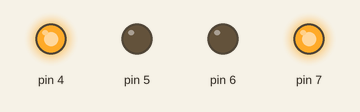
Bench run of a sketch on a simulated Arduino Uno, built with avr-gcc and run on an emulated ATmega328P. On the bench: output pins drawn as LEDs (lit = HIGH).

Above: at 0.1 s.
Timing chart, 0 to 1.6 s (numbered marks = the images above):
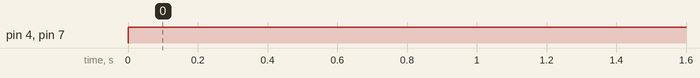

The sketch:

Move_Right_function.ino
```cpp
void setup() {

pinMode(5,OUTPUT);
pinMode(6,OUTPUT);
pinMode(7,OUTPUT);
pinMode(4,OUTPUT);
}

void loop() {

  digitalWrite(4,HIGH);
  digitalWrite(5,LOW);
    digitalWrite(7,HIGH);
      digitalWrite(6,LOW);
  // put your main code here, to run repeatedly:

}
```

Measured:
- by itself, pin 4, pin 7: LOW → HIGH at 0.00 s
